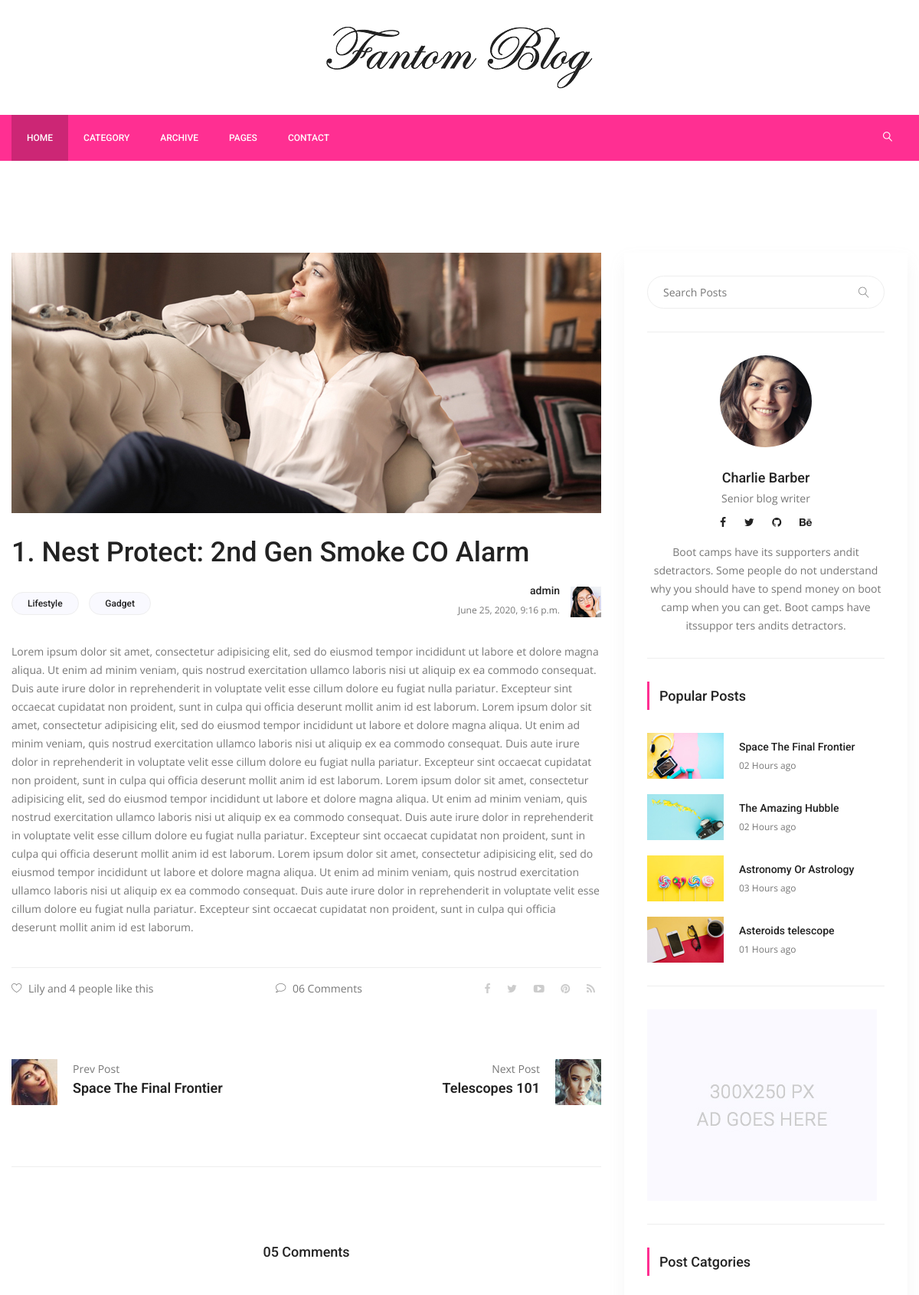
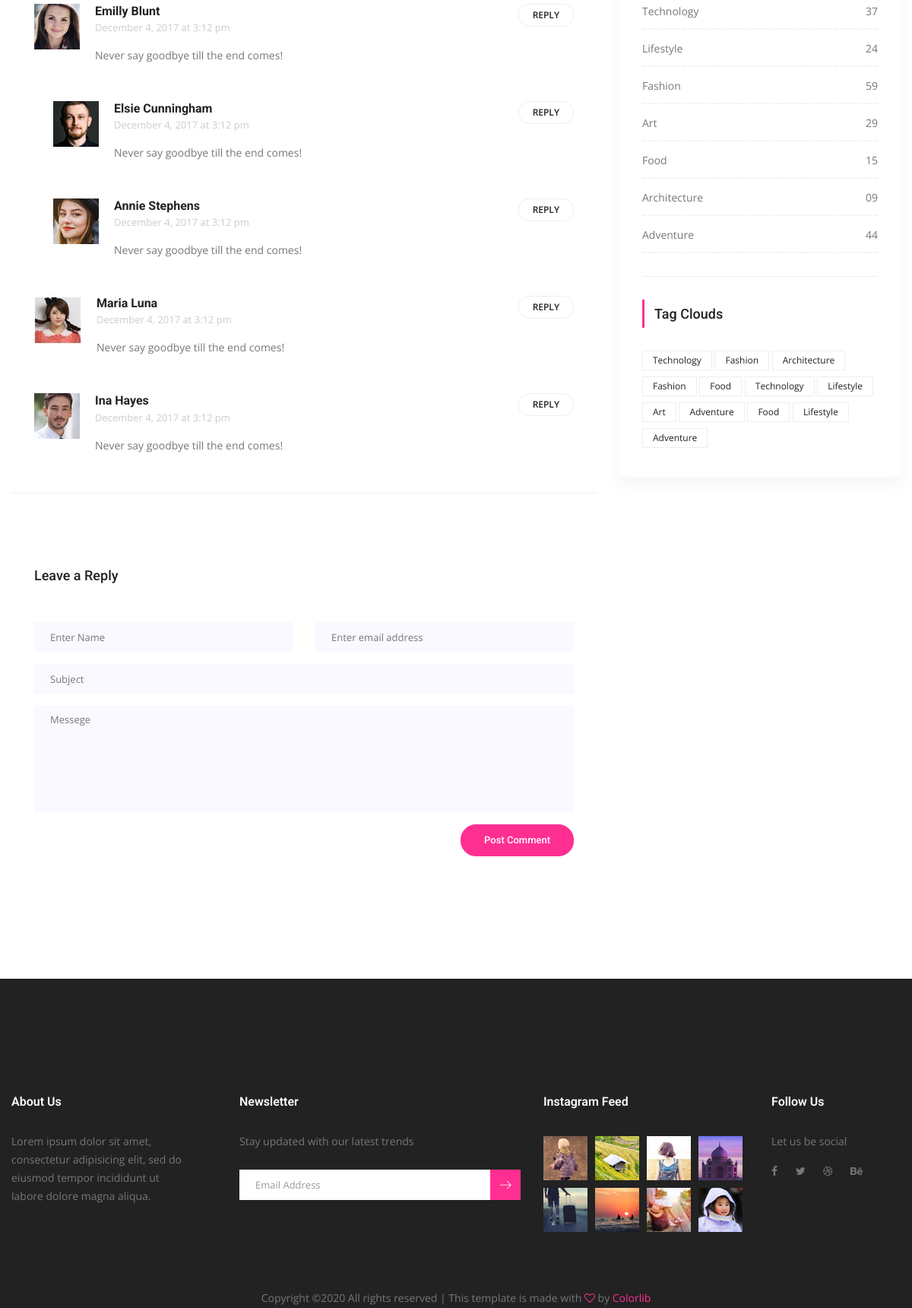
Screenshot of /detail/1/1-nest-protect-2nd-gen-smoke-co-alarm (upper part) with the database file from the repository (2 pictures, top to bottom).
### posts/models.py (models this page shows, shortened)
class Post(models.Model):
	title 	= models.CharField(max_length=150)
	content 	= models.TextField()
	publishing_date = models.DateTimeField(auto_now_add=True)
	image 	= models.ImageField(blank=True, null=True, upload_to="uploads/")
	user 		= models.ForeignKey(settings.AUTH_USER_MODEL, on_delete=models.CASCADE)
	slug 		= models.SlugField(default='slug', editable=False)
	category = models.ForeignKey(Category, on_delete=models.CASCADE, default=1)

### posts/views.py (the view)
# urls.py: path('detail/<int:pk>/<slug:slug>', PostDetail.as_view(), name="detail"),
class PostDetail(DetailView):
	template_name 	= "posts/detail.html"
	model = Post
	context_object_name = 'single'
	def get_context_data(self, **kwargs):
		context = super(PostDetail, self).get_context_data(**kwargs)
		return context

### templates/posts/detail.html (shortened to what this page needs)
{% extends "base.html" %}
{% load static %}
{% block content %}
<section class="blog_area p_120 single-post-area">
   <div class="container">
      <div class="row">
         <div class="col-lg-8">
            <div class="main_blog_details">
               <img class="img-fluid" src="{{single.image.url}}" alt="">
               <a href="#">
                  <h4>{{single.title}}</h4>
               </a>
               <div class="user_details">
                  <div class="float-left">
                     <a href="#">Lifestyle</a>
                     <a href="#">Gadget</a>
                  </div>
                  <div class="float-right">
                     <div class="media">
                        <div class="media-body">
                           <h5>{{single.user}}</h5>
                           <p>{{single.publishing_date}}</p>
                        </div>
                        <div class="d-flex">
                           <img src="{% static 'img/blog/user-img.jpg' %}" alt="">
                        </div>
                     </div>
                  </div>
               </div>
               <p>{{single.content}}</p>
               <div class="news_d_footer">
                  <a href="#"><i class="lnr lnr lnr-heart"></i>Lily and 4 people like this</a>
                  <a class="justify-content-center ml-auto" href="#"><i class="lnr lnr lnr-bubble"></i>06 Comments</a>
                  <div class="news_socail ml-auto">
                     <a href="#"><i class="fa fa-facebook"></i></a>
                     <a href="#"><i class="fa fa-twitter"></i></a>
                     <a href="#"><i class="fa fa-youtube-play"></i></a>
                     <a href="#"><i class="fa fa-pinterest"></i></a>
                     <a href="#"><i class="fa fa-rss"></i></a>
                  </div>
               </div>
            </div>
            <div class="navigation-area">
               <div class="row">
                  <div class="col-lg-6 col-md-6 col-12 nav-left flex-row d-flex justify-content-start align-items-center">
                     <div class="thumb">
                        <a href="#"><img class="img-fluid" src="{% static 'img/blog/prev.jpg' %}" alt=""></a>
                     </div>
                     <div class="arrow">
                        <a href="#"></a>
                     </div>
                     <div class="detials">
                        <p>Prev Post</p>
                        <a href="#">
                           <h4>Space The Final Frontier</h4>
                        </a>
                     </div>
                  </div>
                  <div class="col-lg-6 col-md-6 col-12 nav-right flex-row d-flex justify-content-end align-items-center">
                     <div class="detials">
                        <p>Next Post</p>
                        <a href="#">
                           <h4>Telescopes 101</h4>
                        </a>
                     </div>
                     <div class="arrow">
                        <a href="#"></a>
                     </div>
                     <div class="thumb">
                        <a href="#"><img class="img-fluid" src="{% static 'img/blog/next.jpg' %}" alt=""></a>
                     </div>
                  </div>
               </div>
            </div>
            <div class="comments-area">
               <h4>05 Comments</h4>
               <div class="comment-list">
                  <div class="single-comment justify-content-between d-flex">
                     <div class="user justify-content-between d-flex">
                        <div class="thumb">
                           <img src="{% static 'img/blog/c1.jpg' %}" alt="">
                        </div>
                        <div class="desc">
                           <h5><a href="#">Emilly Blunt</a></h5>
                           <p class="date">December 4, 2017 at 3:12 pm </p>
                           <p class="comment">
                              Never say goodbye till the end comes!
                           </p>
                        </div>
                     </div>
                     <div class="reply-btn">
                        <a href="" class="btn-reply text-uppercase">reply</a>
                     </div>
                  </div>
               </div>
               <div class="comment-list left-padding">
                  <div class="single-comment justify-content-between d-flex">
                     <div class="user justify-content-between d-flex">
                        <div class="thumb">
                           <img src="{% static 'img/blog/c2.jpg' %}" alt="">
                        </div>
                        <div class="desc">
                           <h5><a href="#">Elsie Cunningham</a></h5>
                           <p class="date">December 4, 2017 at 3:12 pm </p>
                           <p class="comment">
                              Never say goodbye till the end comes!
                           </p>
                        </div>
                     </div>
                     <div class="reply-btn">
                        <a href="" class="btn-reply text-uppercase">reply</a>
                     </div>
                  </div>
               </div>
               <div class="comment-list left-padding">
                  <div class="single-comment justify-content-between d-flex">
                     <div class="user justify-content-between d-flex">
                        <div class="thumb">
                           <img src="{% static 'img/blog/c3.jpg' %}" alt="">
                        </div>
                        <div class="desc">
                           <h5><a href="#">Annie Stephens</a></h5>
                           <p class="date">December 4, 2017 at 3:12 pm </p>
                           <p class="comment">
                              Never say goodbye till the end comes!
                           </p>
                        </div>
                     </div>
                     <div class="reply-btn">
                        <a href="" class="btn-reply text-uppercase">reply</a>
                     </div>
                  </div>
               </div>
               <div class="comment-list">
                  <div class="single-comment justify-content-between d-flex">
                     <div class="user justify-content-between d-flex">
                        <div class="thumb">
                           <img src="{% static 'img/blog/c4.jpg' %}" alt="">
                        </div>
                        <div class="desc">
                           <h5><a href="#">Maria Luna</a></h5>
                           <p class="date">December 4, 2017 at 3:12 pm </p>
                           <p class="comment">
                              Never say goodbye till the end comes!
                           </p>
                        </div>
                     </div>
                     <div class="reply-btn">
                        <a href="" class="btn-reply text-uppercase">reply</a>
                     </div>
                  </div>
               </div>
               <div class="comment-list">
                  <div class="single-comment justify-content-between d-flex">
                     <div class="user justify-content-between d-flex">
                        <div class="thumb">
                           <img src="{% static 'img/blog/c5.jpg' %}" alt="">
                        </div>
                        <div class="desc">
                           <h5><a href="#">Ina Hayes</a></h5>
                           <p class="date">December 4, 2017 at 3:12 pm </p>
                           <p class="comment">
                              Never say goodbye till the end comes!
                           </p>
                        </div>
                     </div>
                     <div class="reply-btn">
                        <a href="" class="btn-reply text-uppercase">reply</a>
                     </div>
                  </div>
               </div>
            </div>
            <div class="comment-form">
               <h4>Leave a Reply</h4>
               <form>
                  <div class="form-group form-inline">
                     <div class="form-group col-lg-6 col-md-6 name">
                        <input type="text" class="form-control" id="name" placeholder="Enter Name" onfocus="this.placeholder = ''" onblur="this.placeholder = 'Enter Name'">
                     </div>
                     <div class="form-group col-lg-6 col-md-6 email">
                        <input type="email" class="form-control" id="email" placeholder="Enter email address" onfocus="this.placeholder = ''" onblur="this.placeholder = 'Enter email address'">
                     </div>
                  </div>
                  <div class="form-group">
                     <input type="text" class="form-control" id="subject" placeholder="Subject" onfocus="this.placeholder = ''" onblur="this.placeholder = 'Subject'">
                  </div>
                  <div class="form-group">
                     <textarea class="form-control mb-10" rows="5" name="message" placeholder="Messege" onfocus="this.placeholder = ''" onblur="this.placeholder = 'Messege'" required=""></textarea>
                  </div>
                  <a href="#" class="primary-btn submit_btn">Post Comment</a>
               </form>
            </div>
         </div>
         <div class="col-lg-4">
            <div class="blog_right_sidebar">
               <aside class="single_sidebar_widget search_widget">
                  <div class="input-group">
                     <input type="text" class="form-control" placeholder="Search Posts">
                     <span class="input-group-btn">
                     <button class="btn btn-default" type="button"><i class="lnr lnr-magnifier"></i></button>
                     </span>
                  </div>
                  <div class="br"></div>
               </aside>
               <aside class="single_sidebar_widget author_widget">
                  <img class="author_img rounded-circle" src="{% static 'img/blog/author.png' %}" alt="">
                  <h4>Charlie Barber</h4>
                  <p>Senior blog writer</p>
                  <div class="social_icon">
                     <a href="#"><i class="fa fa-facebook"></i></a>
                     <a href="#"><i class="fa fa-twitter"></i></a>
                     <a href="#"><i class="fa fa-github"></i></a>
                     <a href="#"><i class="fa fa-behance"></i></a>
                  </div>
                  <p>Boot camps have its supporters andit sdetractors. Some people do not understand why you should have to spend money on boot camp when you can get. Boot camps have itssuppor ters andits detractors.</p>
                  <div class="br"></div>
               </aside>
               <aside class="single_sidebar_widget popular_post_widget">
                  <h3 class="widget_title">Popular Posts</h3>
                  <div class="media post_item">
                     <img src="{% static 'img/blog/popular-post/post1.jpg' %}" alt="post">
                     <div class="media-body">
                        <a href="blog-details.html">
                           <h3>Space The Final Frontier</h3>
                        </a>
                        <p>02 Hours ago</p>
                     </div>
                  </div>
                  <div class="media post_item">
                     <img src="{% static 'img/blog/popular-post/post2.jpg' %}" alt="post">
                     <div class="media-body">
                        <a href="blog-details.html">
                           <h3>The Amazing Hubble</h3>
                        </a>
                        <p>02 Hours ago</p>
                     </div>
                  </div>
                  <div class="media post_item">
                     <img src="{% static 'img/blog/popular-post/post3.jpg' %}" alt="post">
                     <div class="media-body">
                        <a href="blog-details.html">
                           <h3>Astronomy Or Astrology</h3>
                        </a>
                        <p>03 Hours ago</p>
                     </div>
                  </div>
                  <div class="media post_item">
                     <img src="{% static 'img/blog/popular-post/post4.jpg' %}" alt="post">
                     <div class="media-body">
                        <a href="blog-details.html">
                           <h3>Asteroids telescope</h3>
                        </a>
                        <p>01 Hours ago</p>
                     </div>
                  </div>
                  <div class="br"></div>
               </aside>
               <aside class="single_sidebar_widget">
                  <a href="#"><img class="img-fluid" src="{% static 'img/blog/add.jpg' %}" alt=""></a>
                  <div class="br"></div>
               </aside>
               <aside class="single_sidebar_widget post_category_widget">
                  <h4 class="widget_title">Post Catgories</h4>
                  <ul class="list cat-list">
                     <li>
                        <a href="#" class="d-flex justify-content-between">
                           <p>Technology</p>
                           <p>37</p>
                        </a>
                     </li>
                     <li>
                        <a href="#" class="d-flex justify-content-between">
                           <p>Lifestyle</p>
                           <p>24</p>
                        </a>
                     </li>
                     <li>
                        <a href="#" class="d-flex justify-content-between">
                           <p>Fashion</p>
                           <p>59</p>
                        </a>
                     </li>
                     <li>
                        <a href="#" class="d-flex justify-content-between">
                           <p>Art</p>
                           <p>29</p>
                        </a>
                     </li>
                     <li>
                        <a href="#" class="d-flex justify-content-between">
                           <p>Food</p>
                           <p>15</p>
                        </a>
                     </li>
                     <li>
                        <a href="#" class="d-flex justify-content-between">
                           <p>Architecture</p>
                           <p>09</p>
                        </a>
                     </li>
                     <li>
                        <a href="#" class="d-flex justify-content-between">
                           <p>Adventure</p>
                           <p>44</p>
                        </a>
                     </li>
                  </ul>
                  <div class="br"></div>
               </aside>
               <aside class="single-sidebar-widget tag_cloud_widget">
                  <h4 class="widget_title">Tag Clouds</h4>
                  <ul class="list">
                     <li><a href="#">Technology</a></li>
                     <li><a href="#">Fashion</a></li>
                     <li><a href="#">Architecture</a></li>
                     <li><a href="#">Fashion</a></li>
                     <li><a href="#">Food</a></li>
                     <li><a href="#">Technology</a></li>
                     <li><a href="#">Lifestyle</a></li>
                     <li><a href="#">Art</a></li>
                     <li><a href="#">Adventure</a></li>
                     <li><a href="#">Food</a></li>
                     <li><a href="#">Lifestyle</a></li>
                     <li><a href="#">Adventure</a></li>
                  </ul>
               </aside>
            </div>
         </div>
      </div>
   </div>
</section>
{% endblock content %}

### rows the page displays
Post: image (picture), title "1. Nest Protect: 2nd Gen Smoke CO Alarm", user "admin", publishing_date "June 25, 2020, 9:16 p.m.", content "Lorem ipsum dolor sit amet, consectetur adipisicing elit, sed do eiusmod tempor incididunt ut labore et dolore magna aliqua. Ut enim ad minim veniam, quis nostrud exercitation ullamco laboris nisi ut aliquip ex ea commodo consequat. Duis aute irure dolor in reprehenderit in voluptate velit esse cillum dolore eu fugiat nulla pariatur. Excepteur sint occaecat cupidatat non proident, sunt in culpa qui officia deserunt mollit anim id est laborum. Lorem ipsum dolor sit amet, consectetur adipisicing elit, sed do eiusmod tempor incididunt ut labore et dolore magna aliqua. Ut enim ad minim veniam, quis nostrud exercitation ullamco laboris nisi ut aliquip ex ea commodo consequat. Duis aute irure…"
